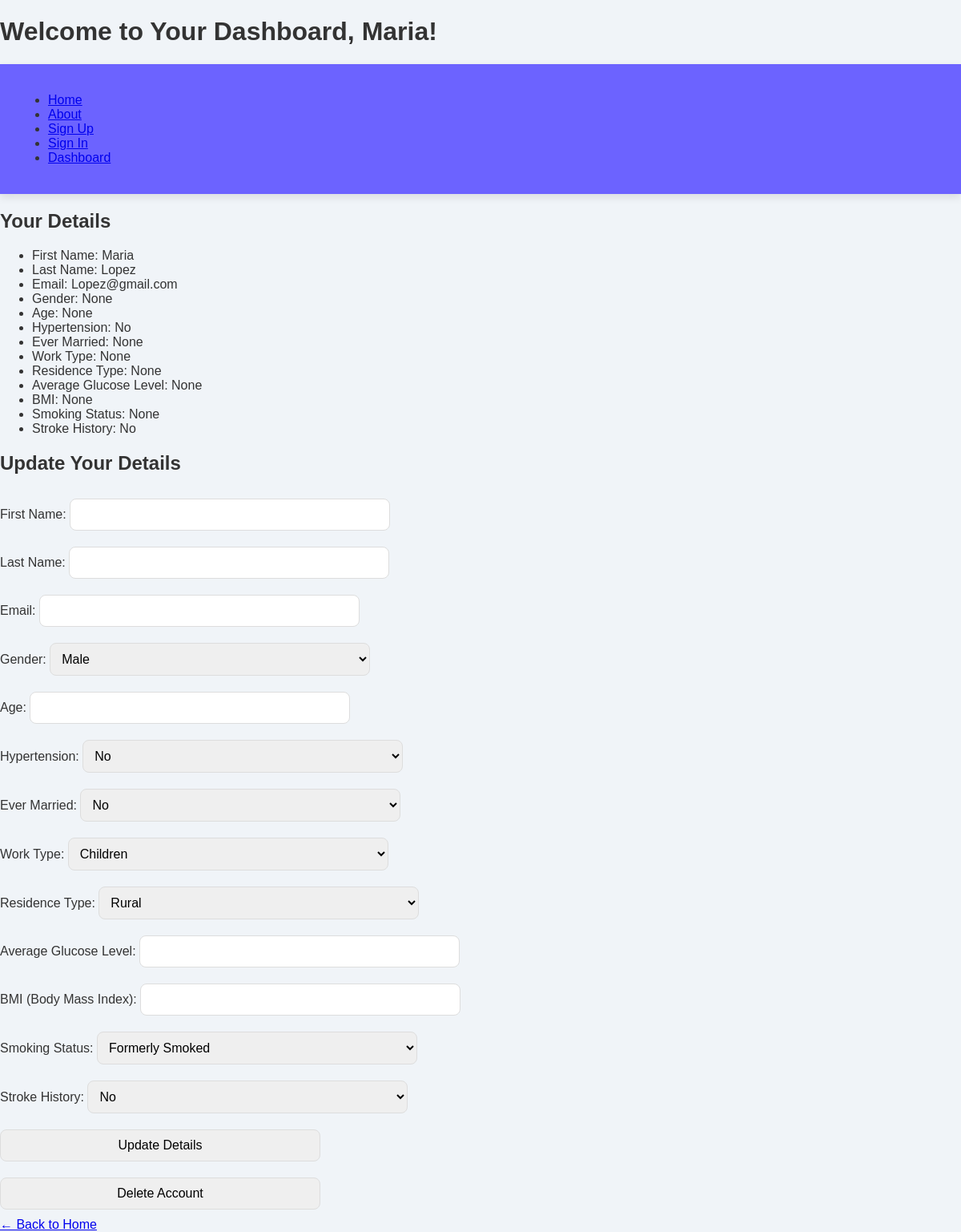
The app's page /dashboard (signed in) with its own data.
### tables this page shows
CREATE TABLE users (
            id INTEGER PRIMARY KEY AUTOINCREMENT,
            first_name TEXT,
            last_name TEXT,
            email TEXT,
            username TEXT UNIQUE,
            password TEXT NOT NULL,
            gender TEXT,
            age INTEGER,
            hypertension INTEGER,
            ever_married TEXT,
            work_type TEXT,
            residence_type TEXT,
            avg_glucose_level REAL,
            bmi REAL,
            smoking_status TEXT,
            stroke INTEGER,
            created_at TIMESTAMP DEFAULT CURRENT_TIMESTAMP
        );

### app.py (the view)
@app.route('/dashboard')
def dashboard():
    if 'username' in session:
        username = session['username']
        try:
            conn = sqlite3.connect('database.db')
            cursor = conn.cursor()
            cursor.execute('''
                SELECT first_name, last_name, email, gender, age, hypertension, ever_married, work_type, residence_type, avg_glucose_level, bmi, smoking_status, stroke
                FROM users WHERE username = ?
            ''', (username,))
            user_details = cursor.fetchone()
            conn.close()
            if user_details is None:
                flash('User not found. Please sign in again.')
                return redirect('/signin')
            user_details_dict = {
                'first_name': user_details[0],
                'last_name': user_details[1],
                'email': user_details[2],
                'gender': user_details[3],
                'age': user_details[4],
                'hypertension': 'Yes' if user_details[5] == 1 else 'No',
                'ever_married': user_details[6],
                'work_type': user_details[7],
                'residence_type': user_details[8],
                'avg_glucose_level': user_details[9],
                'bmi': user_details[10],
                'smoking_status': user_details[11],
                'stroke': 'Yes' if user_details[12] == 1 else 'No'
            }
            return render_template('Dashboard.html', username=username, user_details=user_details_dict)
        except sqlite3.Error as e:
            flash(f'An error occurred while retrieving user details: {e}', 'danger')
            return redirect('/signin')
    else:
        return redirect('/signin')

### templates/dashboard.html (shortened to what this page needs)
<!DOCTYPE html>
<html lang="en">
<head>
    <link rel="stylesheet" href="{{ url_for('static', filename='style.css') }}">
</head>
<body>
    <header>
        <h1>Welcome to Your Dashboard, {{ username }}!</h1>
    </header>
    <nav class="navbar">
        <div class='nav-container'>
            <ul>
                <li><a href='/'>Home</a></li>
                <li><a href='/about'>About</a></li>
                <li><a href='/signup'>Sign Up</a></li>
                <li><a href='/signin'>Sign In</a></li>
                <li><a href='/dashboard'>Dashboard</a></li>
            </ul>
        </div>
    </nav>
    <div class="user-details-section">
        <h2>Your Details</h2>
        <ul>
            <li>First Name: {{ user_details.first_name }}</li>
            <li>Last Name: {{ user_details.last_name }}</li>
            <li>Email: {{ user_details.email }}</li>
            <li>Gender: {{ user_details.gender }}</li>
            <li>Age: {{ user_details.age }}</li>
            <li>Hypertension: {{ user_details.hypertension }}</li>
            <li>Ever Married: {{ user_details.ever_married }}</li>
            <li>Work Type: {{ user_details.work_type }}</li>
            <li>Residence Type: {{ user_details.residence_type }}</li>
            <li>Average Glucose Level: {{ user_details.avg_glucose_level }}</li>
            <li>BMI: {{ user_details.bmi }}</li>
            <li>Smoking Status: {{ user_details.smoking_status }}</li>
            <li>Stroke History: {{ user_details.stroke }}</li>
        </ul>
    </div>
        <h2>Update Your Details</h2>
        <form action="/update_user" method="POST">
            <label for="first_name">First Name:</label>
            <input type="text" id="first_name" name="first_name" value="{{ user_details[0] }}" required>
            <br>
            <label for="last_name">Last Name:</label>
            <input type="text" id="last_name" name="last_name" value="{{ user_details[1] }}" required>
            <br>
            <label for="email">Email:</label>
            <input type="email" id="email" name="email" value="{{ user_details[2] }}" required>
            <br>
            <label for="gender">Gender:</label>
            <select id="gender" name="gender" required>
                <option value="Male" {% if user_details[3] == "Male" %}selected{% endif %}>Male</option>
            </select>
            <br>
            <label for="age">Age:</label>
            <input type="number" id="age" name="age" value="{{ user_details[4] }}" required>
            <br>
            <label for="hypertension">Hypertension:</label>
            <select id="hypertension" name="hypertension" required>
                <option value="0" {% if user_details[5] == 0 %}selected{% endif %}>No</option>
            </select>
            <br>
            <label for="ever_married">Ever Married:</label>
            <select id="ever_married" name="ever_married" required>
                <option value="No" {% if user_details[6] == "No" %}selected{% endif %}>No</option>
            </select>
            <br>
            <label for="work_type">Work Type:</label>
            <select id="work_type" name="work_type" required>
                <option value="Children" {% if user_details[7] == "Children" %}selected{% endif %}>Children</option>
            </select>
            <br>
            <label for="residence_type">Residence Type:</label>
            <select id="residence_type" name="residence_type" required>
                <option value="Rural" {% if user_details[8] == "Rural" %}selected{% endif %}>Rural</option>
            </select>
            <br>
            <label for="avg_glucose_level">Average Glucose Level:</label>
            <input type="number" id="avg_glucose_level" name="avg_glucose_level" value="{{ user_details[9] }}" step="0.01" required>
            <br>
            <label for="bmi">BMI (Body Mass Index):</label>
            <input type="number" id="bmi" name="bmi" value="{{ user_details[10] }}" step="0.1" required>
            <br>
            <label for="smoking_status">Smoking Status:</label>
            <select id="smoking_status" name="smoking_status" required>
                <option value="Formerly smoked" {% if user_details[11] == "Formerly smoked" %}selected{% endif %}>Formerly Smoked</option>
            </select>
            <br>
            <label for="stroke">Stroke History:</label>
            <select id="stroke" name="stroke" required>
                <option value="0" {% if user_details[12] == 0 %}selected{% endif %}>No</option>
            </select>
            <br>
            <input type="submit" value="Update Details">
        </form>
        <form action="/delete_user" method="POST" onsubmit="return confirm('Are you sure you want to delete your account? This action cannot be undone.');">
            <input type="submit" value="Delete Account" class="delete-button">
        </form>
    <div class="back-home">
        <a href="/" class="back-home-button">← Back to Home</a>
    </div>
</body>
</html>

### static/style.css (style rules this page uses)
body { font-family: 'Poppins', Arial, sans-serif; margin: 0; padding: 0; background-color: #f0f4f8; color: #333; }
.navbar { background-color: #6c63ff; padding: 20px; display: flex; align-items: center; justify-content: space-between; box-shadow: 0px 4px 10px rgba(0, 0, 0, 0.1); }
input, select { border: 1px solid #ddd; padding: 10px; border-radius: 8px; width: 100%; max-width: 400px; font-size: 16px; margin: 10px 0; box-sizing: border-box; transition: border-color 0.3s ease, box-shadow 0.3s ease; }

### records on screen
users: first_name "Maria", last_name "Lopez", email "Lopez@gmail.com"

### other values on screen
{{ username }} "Maria"
{{ user_details.gender }} "None"
{{ user_details.age }} "None"
{{ user_details.hypertension }} "No"
{{ user_details.ever_married }} "None"
{{ user_details.work_type }} "None"
{{ user_details.residence_type }} "None"
{{ user_details.avg_glucose_level }} "None"
{{ user_details.bmi }} "None"
{{ user_details.smoking_status }} "None"
{{ user_details.stroke }} "No"
